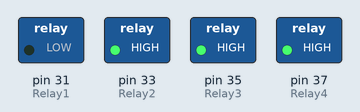
Recording of a sketch running on a simulated Arduino Mega 2560, built with avr-gcc and run on an emulated ATmega2560. Shown: switched loads named in the sketch (green lamp = pin HIGH).

Above: at 0.5 s.
At 2.5 s:
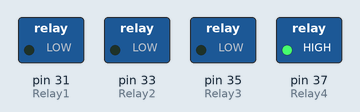
At 3.5 s:
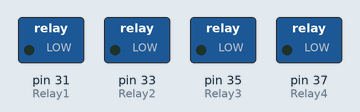
At 4.5 s:
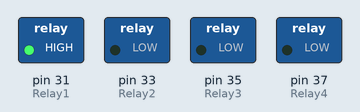
At 6.5 s:
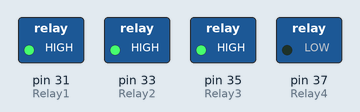
At 9.5 s:
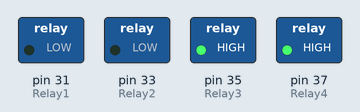
Timing chart, 0 to 10.4 s (numbered marks = the images above):
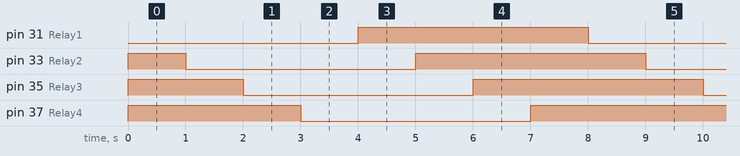

The sketch:

RELAY.ino
```cpp
int Relay1 = 31;
int Relay2 = 33;
int Relay3 = 35;
int Relay4 = 37;

void setup() {
  pinMode(Relay1, OUTPUT);
  pinMode(Relay2, OUTPUT);
  pinMode(Relay3, OUTPUT);
  pinMode(Relay4, OUTPUT);
  digitalWrite(Relay1, HIGH);
  digitalWrite(Relay2, HIGH);
  digitalWrite(Relay3, HIGH);
  digitalWrite(Relay4, HIGH);
}
void loop() {

  for (int i = 31; i <= 37; i += 2) {
    digitalWrite(i, LOW);
    delay(1000);
  }

  for (int i = 31; i <= 37; i += 2) {
    digitalWrite(i, HIGH);
    delay(1000);
  }

  //  digitalWrite(Relay1, LOW);
  //  digitalWrite(Relay2, LOW);
  //  digitalWrite(Relay3, LOW);
  //  digitalWrite(Relay4, LOW);
  //  delay(1000);
  //  digitalWrite(Relay1, HIGH);
  //  digitalWrite(Relay2, HIGH);
  //  digitalWrite(Relay3, HIGH);
  //  digitalWrite(Relay4, HIGH);
  //  delay(1000);
}
```

Measured:
- by itself, pin 31 (Relay1), pin 33 (Relay2), pin 35 (Relay3), pin 37 (Relay4): alternates HIGH for 4.0 s and LOW for 4.0 s
- by itself, everything shown: repeats every 8.0 s, in 8 steps
